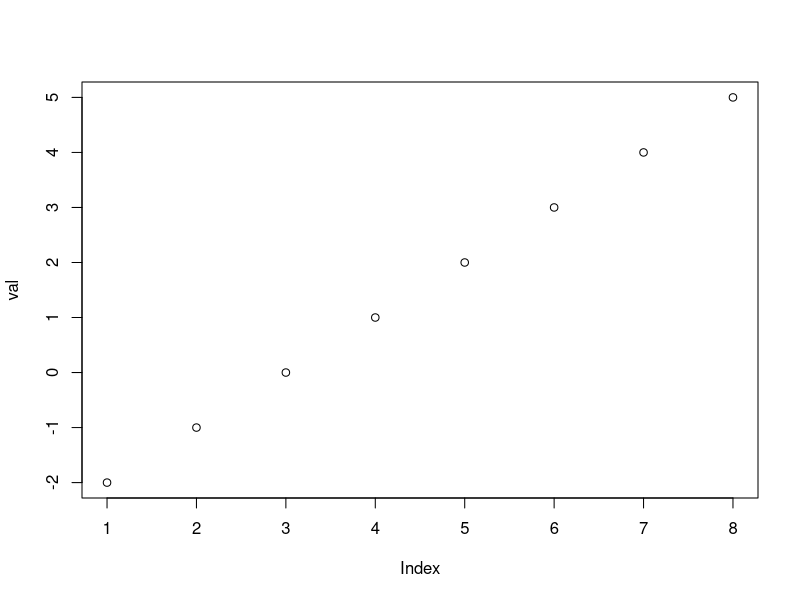
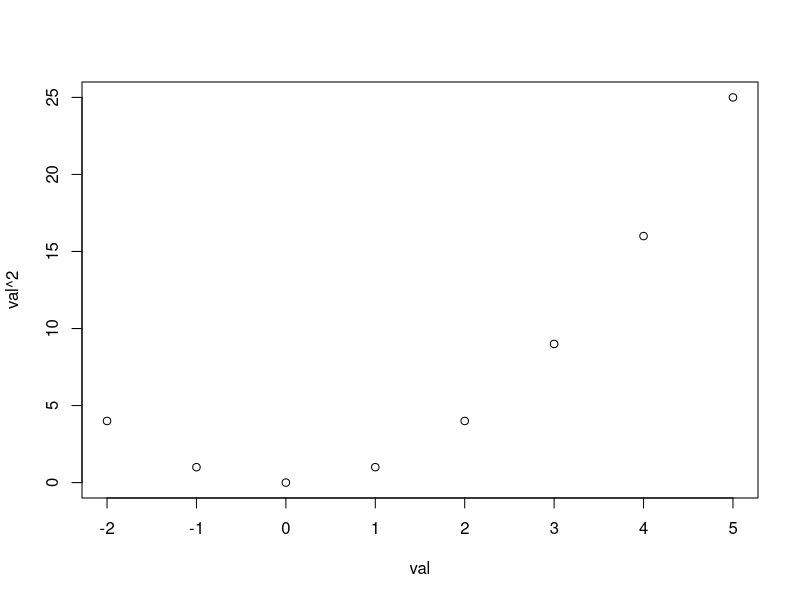
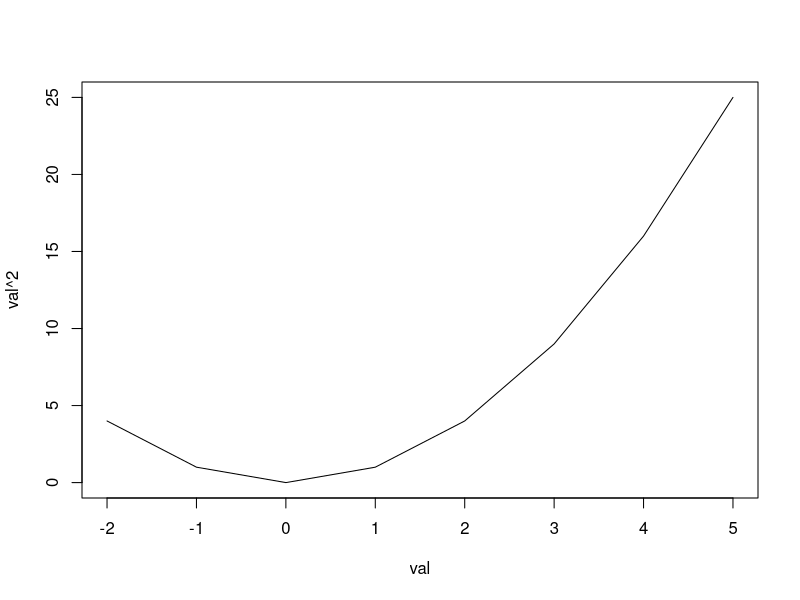
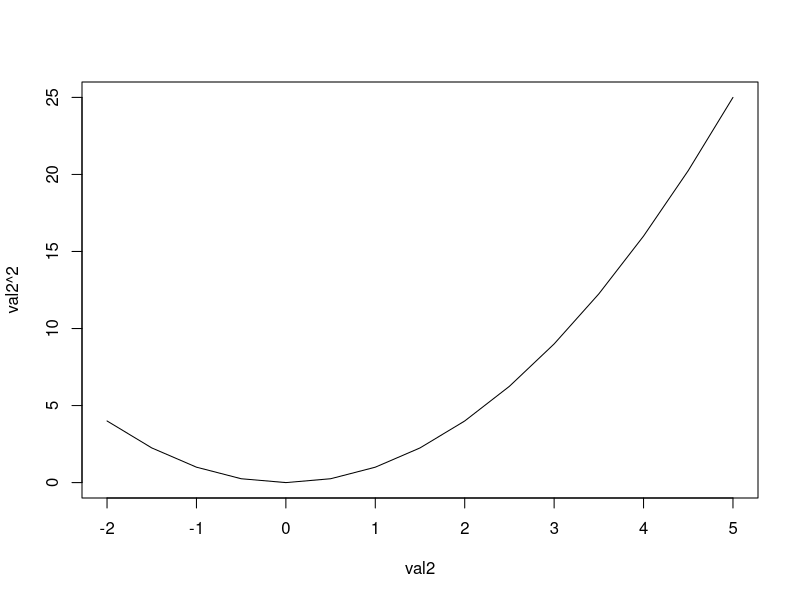

These figures' R source, in order:
#This script file includes the code from class Jan 11.

#Make a list of numbers (a vector).
val <- c(-2,-1,0,1,2,3,4,5)
#This is another list of numbers (a vector).
val2 <- seq(-2,5,0.5)
#Notice that val and val2 are the same (the vectors have the same values) even though they were created using different commands.

#When we square a vector in R, every element of the vector is squared.
val^2

#When we plot a vector in R, the points will be the (index, value) for each elment in the vector.
#R starts counting at 1 (note that this is different than Python).
plot(val)

#We can plot input-output pairs in R.
#The vector of inputs is a first argument entered into the plot function.
#The vector of outputs is the second argument entered into the plot function.
plot(val,val^2)

#The default for the plot() command in R is a plot of points (a scatterplot).
#If we want to plot a curve we specify 'l' as the type to create a line plot.
plot(val,val^2,type='l')
#Since val and val2 have the same values we notcie that using either creates the same plot.
plot(val2,val2^2,type='l')

#We can create our own functions in R with the following syntax.
f <- function(x){
  x^2
}

#We are evaluating the function f(x) = x^2 for each of the values in the vector val.
f(val)
